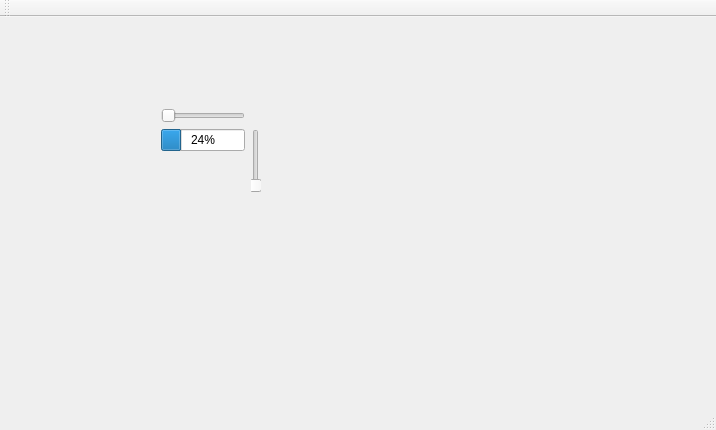
<?xml version="1.0" encoding="UTF-8"?>
<ui version="4.0">
 <class>SignalSlotMainWindow</class>
 <widget class="QMainWindow" name="SignalSlotMainWindow">
  <property name="geometry">
   <rect>
    <x>0</x>
    <y>0</y>
    <width>716</width>
    <height>430</height>
   </rect>
  </property>
  <property name="windowTitle">
   <string>SignalSlotMainWindow</string>
  </property>
  <widget class="QWidget" name="centralWidget">
   <widget class="QWidget" name="">
    <property name="geometry">
     <rect>
      <x>150</x>
      <y>80</y>
      <width>122</width>
      <height>107</height>
     </rect>
    </property>
    <layout class="QFormLayout" name="formLayout">
     <item row="0" column="0">
      <widget class="QSlider" name="horizontalSlider">
       <property name="orientation">
        <enum>Qt::Horizontal</enum>
       </property>
      </widget>
     </item>
     <item row="1" column="0">
      <widget class="QProgressBar" name="progressBar">
       <property name="value">
        <number>24</number>
       </property>
      </widget>
     </item>
     <item row="1" column="1">
      <widget class="QSlider" name="verticalSlider">
       <property name="orientation">
        <enum>Qt::Vertical</enum>
       </property>
      </widget>
     </item>
    </layout>
   </widget>
  </widget>
  <widget class="QMenuBar" name="menuBar">
   <property name="geometry">
    <rect>
     <x>0</x>
     <y>0</y>
     <width>716</width>
     <height>25</height>
    </rect>
   </property>
  </widget>
  <widget class="QToolBar" name="mainToolBar">
   <attribute name="toolBarArea">
    <enum>TopToolBarArea</enum>
   </attribute>
   <attribute name="toolBarBreak">
    <bool>false</bool>
   </attribute>
  </widget>
  <widget class="QStatusBar" name="statusBar"/>
 </widget>
 <layoutdefault spacing="6" margin="11"/>
 <resources/>
 <connections>
  <connection>
   <sender>horizontalSlider</sender>
   <signal>valueChanged(int)</signal>
   <receiver>progressBar</receiver>
   <slot>setValue(int)</slot>
   <hints>
    <hint type="sourcelabel">
     <x>192</x>
     <y>134</y>
    </hint>
    <hint type="destinationlabel">
     <x>208</x>
     <y>214</y>
    </hint>
   </hints>
  </connection>
  <connection>
   <sender>horizontalSlider</sender>
   <signal>valueChanged(int)</signal>
   <receiver>verticalSlider</receiver>
   <slot>setValue(int)</slot>
   <hints>
    <hint type="sourcelabel">
     <x>224</x>
     <y>135</y>
    </hint>
    <hint type="destinationlabel">
     <x>288</x>
     <y>179</y>
    </hint>
   </hints>
  </connection>
 </connections>
</ui>
